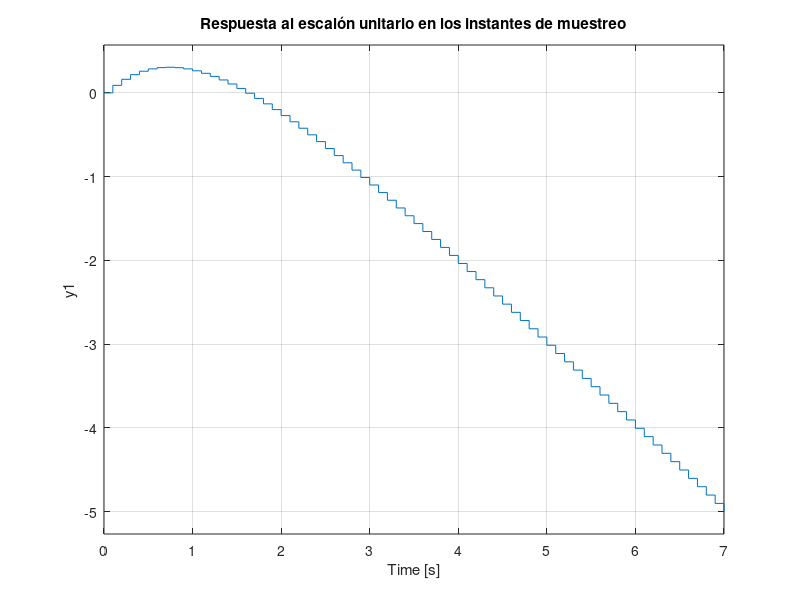

MATLAB code to generate this figure:
%tp7, sistemas discretos
%% Ejercicio 1
clear
clc
% Defino T 

T = 0.1;

% Define the transfer functions in the s-domain
E1_s = tf([1], [1 2 1 0])       % E(s) = 1 / (s*(1 + s)^2)
E2_s = tf([1], [1 3 2]);         % E(s) = 1 / ((s + 1)*(s + 2))
E3_s = tf([1 1], [1 2 0]);       % E(s) = (s + 1) / (s*(s + 2))
E4_s = tf([1 1], [1 2 26]);      % E(s) = (s + 1) / (s^2 + 2*s + 26)

% Convert the transfer functions to the z-domain using zero-order hold
E1_z = c2d(E1_s, T, 'zoh');
E2_z = c2d(E2_s, T, 'zoh');
E3_z = c2d(E3_s, T, 'zoh');
E4_z = c2d(E4_s, T, 'zoh');

% Plot pole-zero maps for each z-domain transfer function
figure;
subplot(2,2,1);
pzmap(E1_z);
title('Polos y Ceros de E1(z)');

subplot(2,2,2);
pzmap(E2_z);
title('Polos y Ceros de E2(z)');

subplot(2,2,3);
pzmap(E3_z);
title('Polos y Ceros de E3(z)');

subplot(2,2,4);
pzmap(E4_z);
title('Polos y Ceros de E4(z)');

%% Ejericio 2
clear
clc
% Definir los parámetros
T = 0.1;  % Periodo de muestreo

% Definir las funciones de transferencia en el dominio s
E_s = tf([1], [1 0]);             % E(s) = 1/s
M_s = tf([1 -1], [1 0])          % M(s) = (1 - e^(-Ts)) / s
C_s = tf([1 0], [1 1]);           % C(s) = s / (s + 1)

% Multiplicar las funciones de transferencia
H_s = E_s * M_s * C_s;  % Función de transferencia total del sistema

% Convertir la función de transferencia total al dominio z
H_z = c2d(H_s, T, 'zoh');  % Usamos Zero-Order Hold (ZOH)

% Calcular la respuesta del sistema a una entrada de escalón unitario
step(H_z);
title('Respuesta al escalón unitario en los instantes de muestreo');


